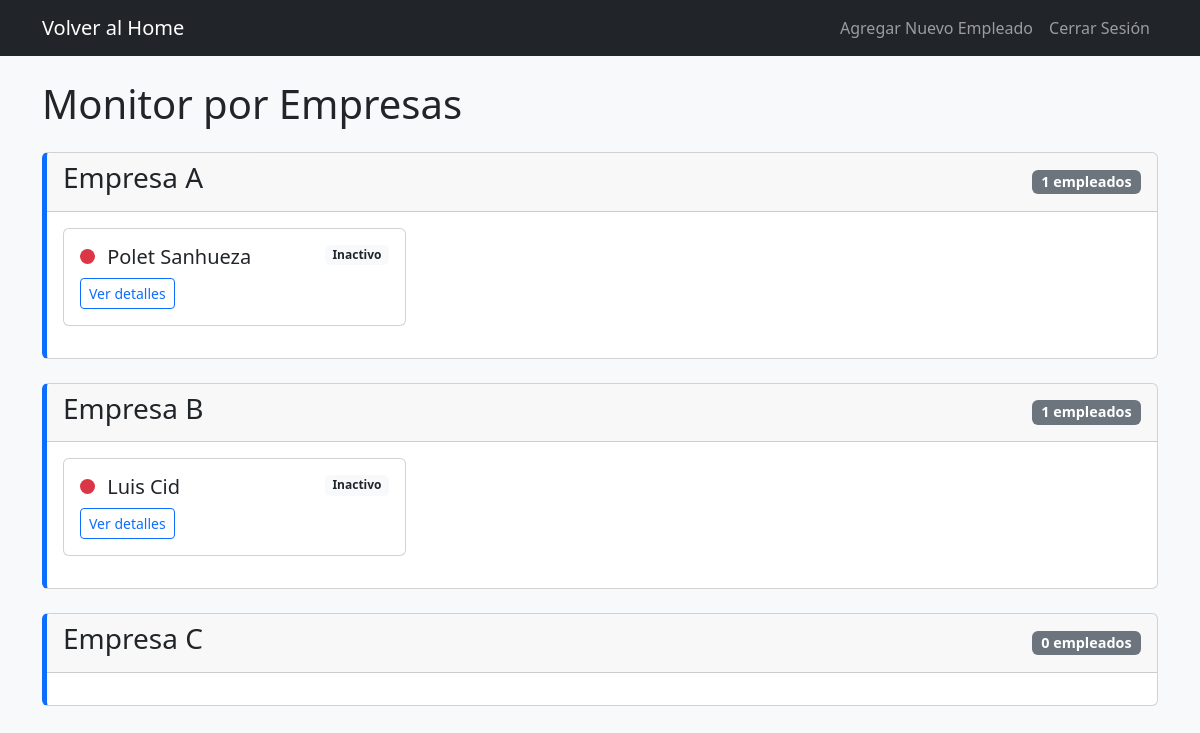
Page /monitor.php (signed in) on the committed database.
### tables this page shows
CREATE TABLE `empresas` (
  `id` int(11) NOT NULL AUTO_INCREMENT,
  `nombre` varchar(100) NOT NULL,
  `telefono` varchar(15) NOT NULL,
  PRIMARY KEY (`id`)
);

CREATE TABLE `usuarios` (
  `id` int(11) NOT NULL AUTO_INCREMENT,
  `username` varchar(50) NOT NULL,
  `password` varchar(255) NOT NULL,
  `rol` enum('admin','empleado','superadmin') NOT NULL DEFAULT 'empleado',
  `nombre` varchar(50) NOT NULL,
  `apellido` varchar(50) NOT NULL,
  `telefono` varchar(15) NOT NULL,
  `rut` varchar(12) DEFAULT NULL,
  `edad` int(11) DEFAULT NULL,
  `direccion` varchar(255) DEFAULT NULL,
  `cargo` varchar(100) DEFAULT NULL,
  `fecha_contratacion` date DEFAULT NULL,
  `instalacion_id` int(11) DEFAULT NULL,
  `es_superadmin` tinyint(1) DEFAULT 0,
  `empresa_id` int(11) DEFAULT NULL,
  PRIMARY KEY (`id`),
  UNIQUE KEY `username` (`username`),
  KEY `instalacion_id` (`instalacion_id`),
  KEY `fk_empresa` (`empresa_id`)
);

### monitor.php (the view, shortened to what this page needs)
<?php
require 'conexion.php';
$empresas = $conn->query("
    SELECT e.id, e.nombre,
           (SELECT COUNT(*) FROM usuarios u WHERE u.empresa_id = e.id) as total_empleados
    FROM empresas e
")->fetchAll(PDO::FETCH_ASSOC);
foreach ($empresas as &$empresa) {
    $stmt = $conn->prepare("
        SELECT u.id, u.nombre, u.apellido,
               (SELECT r.tipo FROM registros r
                WHERE r.usuario_id = u.id
                ORDER BY r.fecha_hora DESC LIMIT 1) as ultimo_registro
        FROM usuarios u
        WHERE u.empresa_id = ?
    ");
    $stmt->execute([$empresa['id']]);
    $empresa['empleados'] = $stmt->fetchAll(PDO::FETCH_ASSOC);
}
?>
<!DOCTYPE html>
<html lang="es">
<head>
    <link href="https://cdn.jsdelivr.net/npm/bootstrap@5.3.0/dist/css/bootstrap.min.css" rel="stylesheet">
</head>
<body class="bg-light">
    <nav class="navbar navbar-expand-lg navbar-dark bg-dark">
        <div class="container">
            <a class="navbar-brand" href="admin_panel.php">Volver al Home</a>
            <div class="navbar-nav ms-auto">
                <a class="nav-link" href="agregar_empleado.php">Agregar Nuevo Empleado</a>
                <a class="nav-link" href="logout.php">Cerrar Sesión</a>
            </div>
        </div>
    </nav>
    <div class="container py-4">
        <h1 class="mb-4">Monitor por Empresas</h1>
        <?php foreach ($empresas as $empresa): ?>
        <div class="card empresa-card mb-4">
            <div class="card-header d-flex justify-content-between align-items-center">
                <h3><?= $empresa['nombre'] ?></h3>
                <span class="badge badge-empresa"><?= $empresa['total_empleados'] ?> empleados</span>
            </div>
            <div class="card-body">
                <div class="row">
                    <?php foreach ($empresa['empleados'] as $empleado): ?>
                    <div class="col-md-4 mb-3">
                        <div class="card">
                            <div class="card-body">
                                <div class="d-flex justify-content-between align-items-start">
                                    <div>
                                        <span class="status-indicator <?= ($empleado['ultimo_registro'] == 'inicio_jornada') ? 'active' : 'inactive' ?>"></span>
                                        <h5 class="d-inline"><?= $empleado['nombre'] ?> <?= $empleado['apellido'] ?></h5>
                                    </div>
                                    <span class="badge bg-light text-dark">
                                        <?= ($empleado['ultimo_registro'] == 'inicio_jornada') ? 'Activo' : 'Inactivo' ?>
                                    </span>
                                </div>
                                <a href="ver_registros.php?empleado_id=<?= $empleado['id'] ?>" class="btn btn-sm btn-outline-primary mt-2">Ver detalles</a>
                            </div>
                        </div>
                    </div>
                    <?php endforeach; ?>
                </div>
            </div>
        </div>
        <?php endforeach; ?>
    </div>
</body>
</html>

### monitor.php (style rules this page uses)
.empresa-card { margin-bottom: 2rem; border-left: 5px solid #0d6efd; }
.status-indicator { width: 15px; height: 15px; border-radius: 50%; display: inline-block; margin-right: 8px; }
.inactive { background-color: #dc3545; }
.badge-empresa { font-size: 0.9rem; background-color: #6c757d; }

### rows in the picture
empresas: nombre "Empresa A", total_empleados "1"
usuarios: nombre "Polet", apellido "Sanhueza"
empresas: nombre "Empresa B", total_empleados "1"
usuarios: nombre "Luis", apellido "Cid"
empresas: nombre "Empresa C", total_empleados "0"
